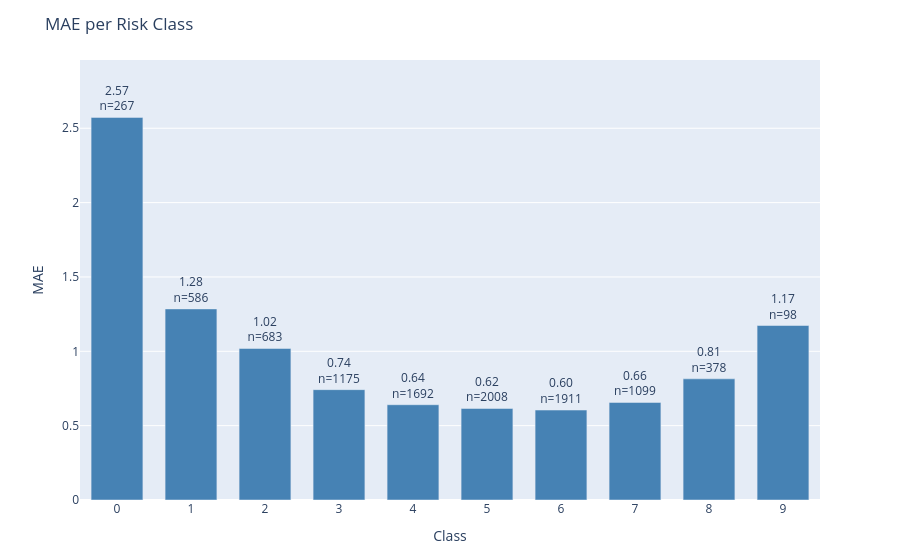

The notebook cell this image was saved under:
### Code cell
plot_error_by_group(
    df=results_test,
    y_true_col='actual',
    y_pred_col='prediction',
    group_by='class',
    metric='mae',
    title='MAE per Risk Class'
)

### Figure 1 — Plotly figure (JSON) as saved in the notebook; plotly's stock layout.template omitted (floating-point values rounded to 4 significant figures)
{"data": [{"marker": {"color": "steelblue"}, "text": ["2.57<br>n=267", "1.28<br>n=586", "1.02<br>n=683", "0.74<br>n=1175", "0.64<br>n=1692", "0.62<br>n=2008", "0.60<br>n=1911", "0.66<br>n=1099", "0.81<br>n=378", "1.17<br>n=98"], "textposition": "outside", "type": "bar", "x": ["0", "1", "2", "3", "4", "5", "6", "7", "8", "9"], "y": [2.573, 1.285, 1.019, 0.7421, 0.6407, 0.6155, 0.6049, 0.6561, 0.8148, 1.173]}], "layout": {"bargap": 0.3, "margin": {"b": 60, "t": 60}, "title": {"text": "MAE per Risk Class"}, "uniformtext": {"minsize": 8, "mode": "hide"}, "xaxis": {"title": {"text": "Class"}}, "yaxis": {"range": [0, 2.959], "title": {"text": "MAE"}}}}
